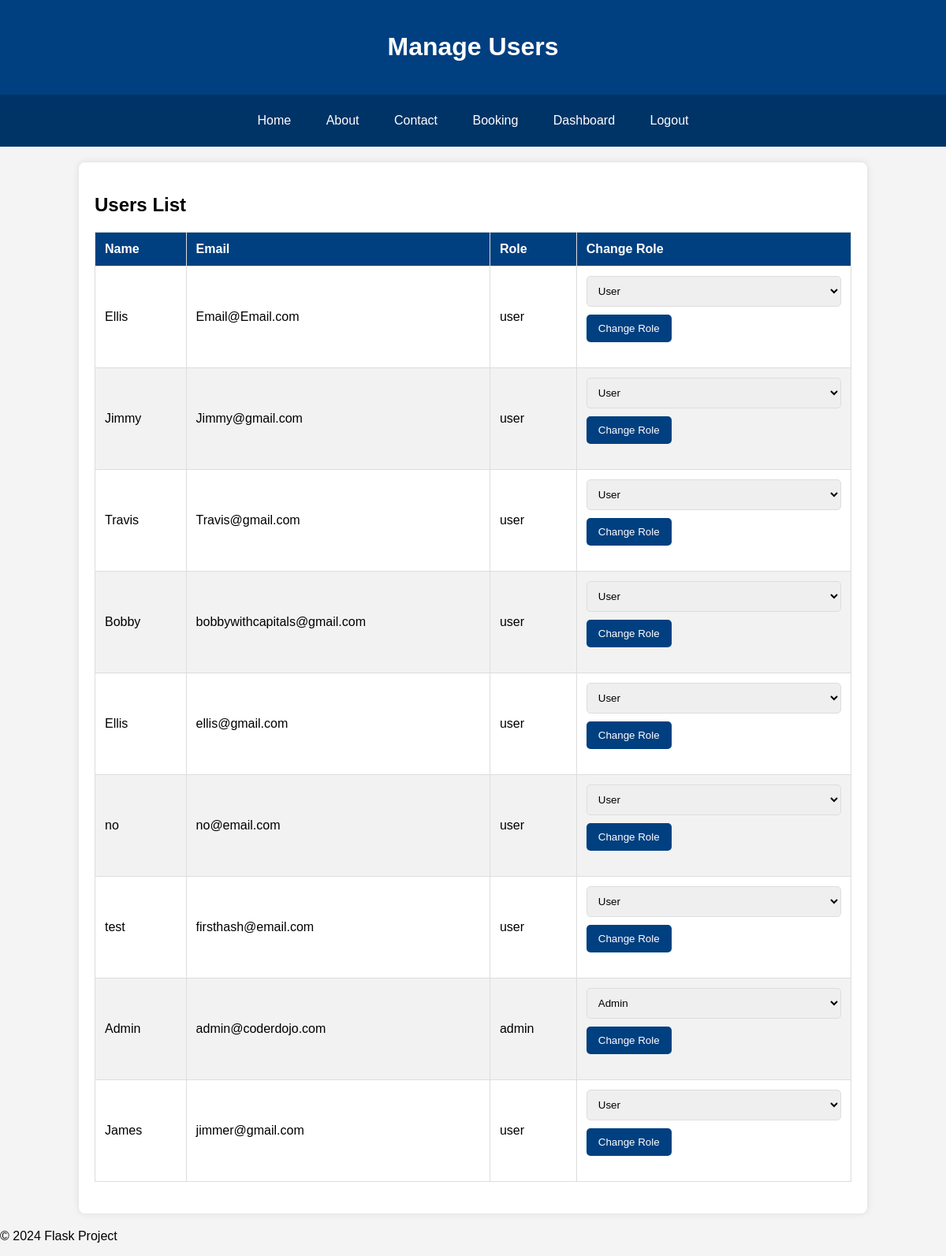
Page /manage_users (signed in) on the committed database.
### app.py (models this page shows, shortened)
class Login(UserMixin, db.Model):
    id = db.Column(db.Integer, primary_key=True)
    name = db.Column(db.String(100), nullable=False)
    email = db.Column(db.String(120), nullable=False, unique=True)
    password = db.Column(db.String(100), nullable=False)
    role = db.Column(db.String(50), nullable=False, default='user')  # Default role is 'user'

### app.py (the view)
@app.route('/manage_users')
@login_required
def manage_users():
    if not current_user.role == 'admin':
        return redirect(url_for('home'))
    users = Login.query.all()
    return render_template('manage_users.html', users=users)

### app.py (called while the page is built)
@login_manager.user_loader
def load_user(user_id):
    return Login.query.get(int(user_id))

### templates/manage_users.html (shortened to what this page needs)
<!DOCTYPE html>
<html lang="en">
<head>
    <link rel="stylesheet" type="text/css" href="{{ url_for('static', filename='admin.css') }}">
</head>
<body>
    <header>
        <h1>Manage Users</h1>
    </header>
    <div class="navbar">
        <a href="{{ url_for('home') }}">Home</a>
        <a href="{{ url_for('about') }}">About</a>
        <a href="{{ url_for('contact') }}">Contact</a>
        <a href="{{ url_for('booking') }}">Booking</a>
        <a href="{{ url_for('admin_dashboard') }}">Dashboard</a>
        <a href="{{ url_for('logout') }}">Logout</a>
    </div>
    <div class="container">
        <h2>Users List</h2>
        <table>
            <thead>
                <tr>
                    <th>Name</th>
                    <th>Email</th>
                    <th>Role</th>
                    <th>Change Role</th>
                </tr>
            </thead>
            <tbody>
                {% for user in users %}
                    <tr>
                        <td>{{ user.name }}</td>
                        <td>{{ user.email }}</td>
                        <td>{{ user.role }}</td>
                        <td>
                            <form method="POST" action="{{ url_for('change_role', user_id=user.id) }}">
                                <select name="role" id="role_{{ user.id }}">
                                    <option value="user" {% if user.role == 'user' %}selected{% endif %}>User</option>
                                    <option value="admin" {% if user.role == 'admin' %}selected{% endif %}>Admin</option>
                                </select>
                                <button type="submit">Change Role</button>
                            </form>
                        </td>
                    </tr>
                {% endfor %}
            </tbody>
        </table>
    </div>
    <div class="footer">
        <p>&copy; 2024 Flask Project</p>
    </div>
</body>
</html>

### static/admin.css (style rules this page uses)
body { font-family: Arial, sans-serif; background-color: #f4f4f4; margin: 0; padding: 0; }
header { background-color: #004080; color: white; padding: 20px; text-align: center; }
.navbar { background-color: #003366; overflow: hidden; text-align: center; padding: 10px 0; }
.navbar a { color: white; text-align: center; padding: 14px 20px; text-decoration: none; display: inline-block; }
.container { width: 80%; margin: 20px auto; background-color: white; padding: 20px; box-shadow: 0 0 10px rgba(0, 0, 0, 0.1); border-radius: 8px; }
table { width: 100%; border-collapse: collapse; margin-bottom: 20px; }
table, th, td { border: 1px solid #ddd; }
th, td { padding: 12px; text-align: left; }
th { background-color: #004080; color: white; }
tr:nth-child(even) { background-color: #f2f2f2; }
button { background-color: #004080; color: white; padding: 10px 15px; border: none; border-radius: 5px; cursor: pointer; }
form { margin-bottom: 20px; }
input[type="text"], textarea, select { width: 100%; padding: 10px; margin-bottom: 10px; border: 1px solid #ddd; border-radius: 5px; box-sizing: border-box; }

### rows in the picture
Login: name "Ellis", email "Email@Email.com", role "user", role "User"
Login: name "Jimmy", email "Jimmy@gmail.com", role "user", role "User"
Login: name "Travis", email "Travis@gmail.com", role "user", role "User"
Login: name "Bobby", email "bobbywithcapitals@gmail.com", role "user", role "User"
Login: name "Ellis", email "ellis@gmail.com", role "user", role "User"
Login: name "no", email "no@email.com", role "user", role "User"
Login: name "test", email "firsthash@email.com", role "user", role "User"
Login: name "Admin", email "admin@coderdojo.com", role "admin", role "Admin"
Login: name "James", email "jimmer@gmail.com", role "user", role "User"
